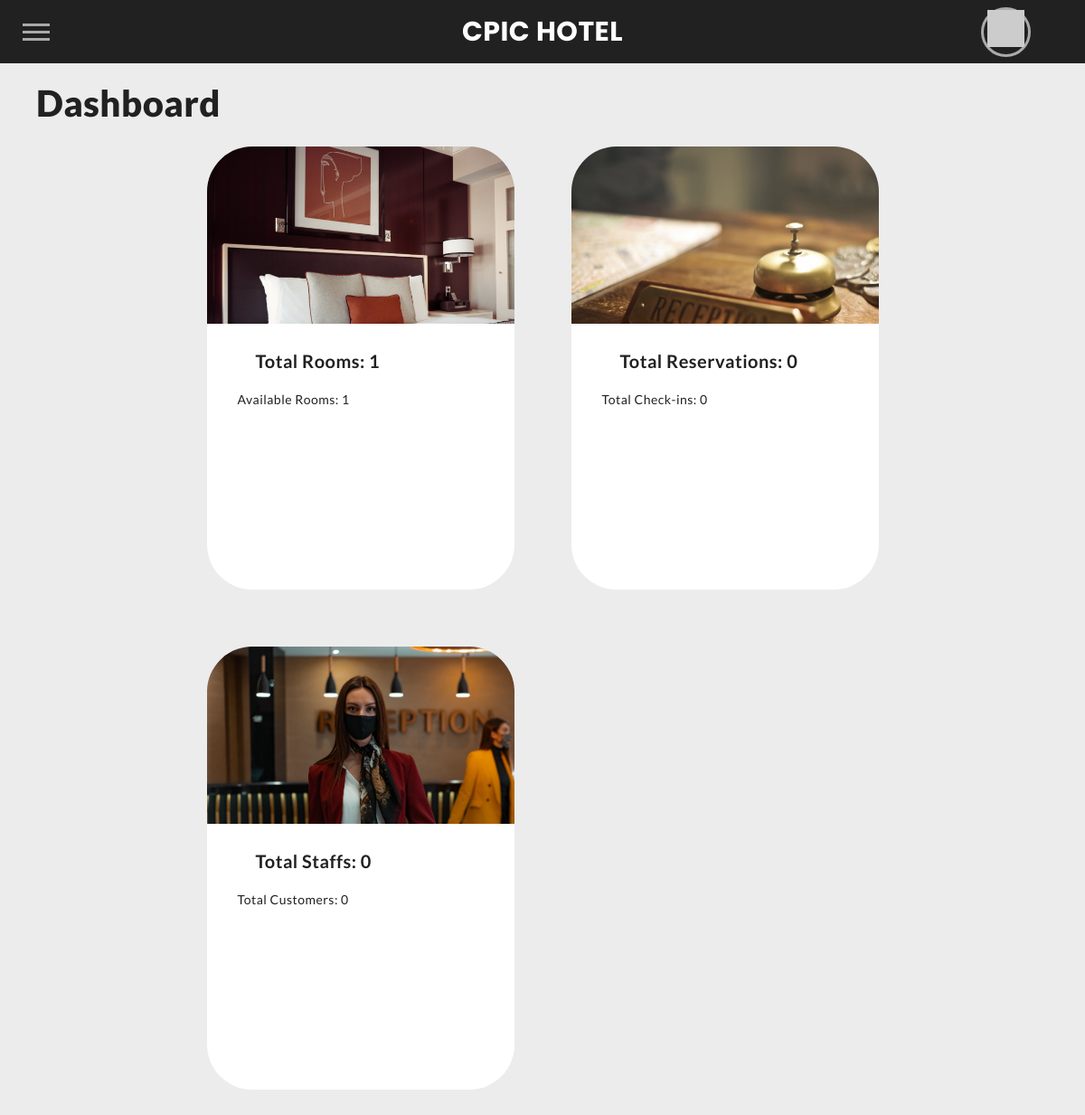
Before: / (signed in) with the older database file.
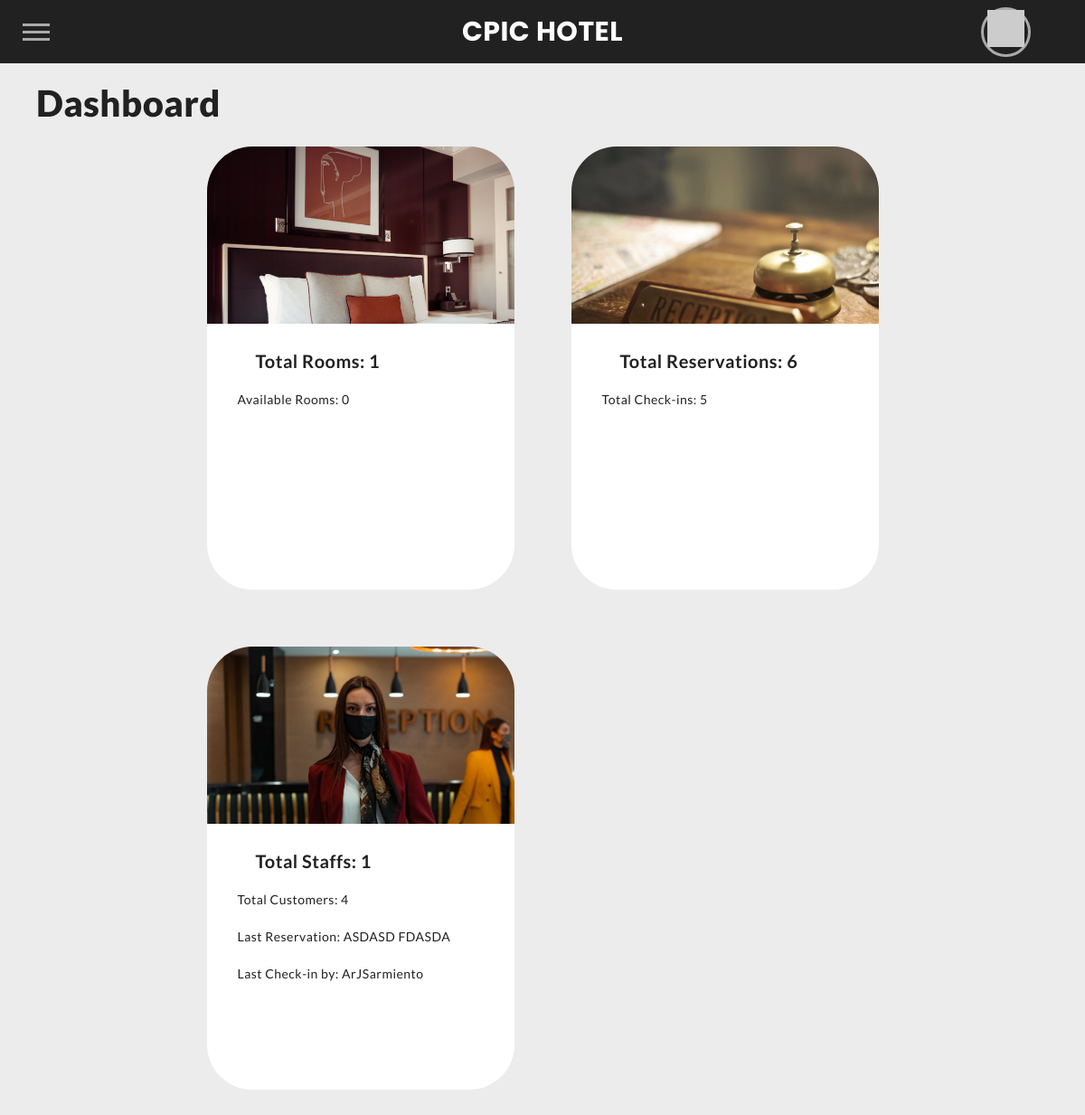
After: the same page with the newer database file.
### hotelSystem/models.py (models this page shows, shortened)
class Reservation(models.Model):
    reservation_id = models.BigAutoField(primary_key=True)
    customer = models.ForeignKey(Customer, on_delete=models.CASCADE)
    staff = models.ForeignKey(User, on_delete=models.CASCADE, null=True, editable=False)
    no_of_children = models.PositiveSmallIntegerField(default=0)
    no_of_adults = models.PositiveSmallIntegerField(default=1)
    reservation_date_time = models.DateTimeField(default=datetime.datetime.now())
    expected_arrival_date_time = models.DateTimeField(default=datetime.datetime.now())
    expected_departure_date_time = models.DateTimeField(default=datetime.datetime.now())

class Customer(models.Model):
    customer_id = models.BigAutoField(primary_key=True)
    first_name = models.CharField(max_length=50)
    middle_name = models.CharField(max_length=50, null=False, blank=True)
    last_name = models.CharField(max_length=50)
    contact_no = models.CharField(max_length=15)
    address = models.CharField(max_length=100)
    email_address = models.EmailField(null=True, blank=True)
    SEX_CHOICES = (
        ('M', 'Male',),
        ('F', 'Female',),
        ('O', 'Others',),
    )
    sex = models.CharField(
        max_length=20,
        choices=SEX_CHOICES,
        default=SEX_CHOICES[0][1]
    )
    STATUS_CHOICES = (
        ('NR', 'Not Reserved'),
        ('R', 'Reserved'),
        ('CI', 'Checked In'),
        ('CO', 'Checked Out')
    )
    status = models.CharField(
        max_length=20,
        choices=STATUS_CHOICES,
        default=STATUS_CHOICES[0][1]
    )
    user = models.ForeignKey(User, on_delete=models.CASCADE, null=True)
    class Meta:
        ordering = ['first_name', 'middle_name', 'last_name']

class User(AbstractUser):
    isAdmin = models.BooleanField(default=False)
    SEX_CHOICES = (
        ('M', 'Male',),
        ('F', 'Female',),
        ('O', 'Others',),
    )
    sex = models.CharField(
        max_length=20,
        choices=SEX_CHOICES,
        default=SEX_CHOICES[0][1]
    )

### hotelSystem/views.py (the view)
# urls.py: path("", views.index, name="index"),
@login_required(login_url='login')
def index(request):
    page_title = ("Hotel Management System")  # For page title as well as heading
    total_num_rooms = Room.objects.all().count()
    available_num_rooms = Room.objects.exclude(reservation__isnull=False).count()
    total_num_reservations = Reservation.objects.all().count()
    total_num_staffs = User.objects.filter(isAdmin=True).count()
    total_num_customers = Customer.objects.all().count()
    total_check_in = CheckIn.objects.all().count()
    if total_num_reservations == 0:
        last_reserved_by = Reservation.objects.none()
    else:
        last_reserved_by = Reservation.objects.get_queryset().latest('reservation_date_time')
    data = {
        'title': page_title,
        'total_num_rooms': total_num_rooms,
        'available_num_rooms': available_num_rooms,
        'total_num_reservations': total_num_reservations,
        'total_num_staffs': total_num_staffs,
        'total_num_customers': total_num_customers,
        'last_reserved_by': last_reserved_by,
        'total_check_in': total_check_in,
    }
    return render(request, "hotelSystem/index.html", data)

### hotelSystem/templates/hotelSystem/index.html (shortened to what this page needs)
{% extends "hotelSystem/layout.html" %}
{% block body %}
    <h1>Dashboard</h1>
    <br>
    <div class="wrap_grid">
        <a class="container" href="{% url 'rooms' %}">
            <div class="post">
                <div class="header_post">
                    <img src="../static/hotelSystem/img/room.jpeg" alt="" />
                </div>
                <div class="body_post">
                    <div class="post_content">
                        <h1>Total Rooms: {{ total_num_rooms }}</h1>
                        <p>
                            Available Rooms: {{ available_num_rooms }}
                        </p>
                    </div>
                </div>
            </div>
        </a>
        <a class="container" href="{% url 'reservations' %}">
            <div class="post">
                <div class="header_post">
                    <img src="../static/hotelSystem/img/reception.jpeg" alt="" />
                </div>
                <div class="body_post">
                    <div class="post_content">
                        <h1>Total Reservations: {{ total_num_reservations }}</h1>
                        <p>
                            Total Check-ins: {{total_check_in}}
                        </p>
                    </div>
                </div>
            </div>
        </a>
        <a class="container" href="{% url 'customers' %}">
            <div class="post">
                <div class="header_post">
                    <img src="../static/hotelSystem/img/staffBg.jpeg" alt="" />
                </div>
                <div class="body_post">
                    <div class="post_content">
                        <h1>Total Staffs: {{ total_num_staffs }}</h1>
                        <p>
                            Total Customers: {{ total_num_customers }}
                        </p>
                        {% if last_reserved_by %}
                            <p>
                                Last Reservation: {{ last_reserved_by.customer.first_name }} {{ last_reserved_by.customer.last_name }}
                            </p>
                            <p>
                                Last Check-in by: {{last_reserved_by.staff.username}}
                            </p>
                        {% endif %}
                    </div>
                </div>
            </div>
        </a>
  </div>
{% endblock %}

### hotelSystem/templates/hotelSystem/layout.html (shortened to what this page needs)
<!DOCTYPE html>
<html lang="en">
    {% load static %}
    {% load pwa %}
    <head>
    <link href="{% static 'hotelSystem/css/styles.css' %}" rel="stylesheet">
    <link rel="stylesheet" href="https://cdnjs.cloudflare.com/ajax/libs/font-awesome/5.15.3/css/all.min.css" />
</head>
<body>
    <div class="page">
        <header tabindex="1">
            <h2>
                CPIC Hotel
            </h2>
            {% if request.user.is_authenticated %}
                <a class="profile" href="{% url 'profile' %}"">
                    {% if request.user.get_sex_display == 'Male'%}
                        <img src="https://avatars.dicebear.com/api/micah/{{request.user.first_name}}{{request.user.last_name}}.svg?hair[]=fonze&options[facialHairProbability]=0&options[earringsProbability]=0&options[baseColor]=apricot" alt="Not Found" onerror=this.src="{% static 'hotelSystem/img/staff.png' %}">
                    {% endif %}
                </a>
            {% endif %}
        </header>
        {% if user.is_authenticated %}
        <div id="nav-container">
            <div class="button" tabindex="0">
                <span class="icon-bar"></span>
                <span class="icon-bar"></span>
                <span class="icon-bar"></span>
            </div>
        </div>
        {% endif %}
        <main>
            {% block body %} {% endblock %}
        </main>
    </div>
</body>
</html>

### hotelSystem/templates/hotelSystem/layout.html (style rules this page uses)
:root { --myDark: #212121; --light: #fdfdfd; --lightgrey:#ececec; --thirdcolor:#0A66C2; --font-header:'Poppins'; --font-text: 'Lato'; --dotcolor:50, 49, 51; --dot: radial-gradient(rgb(var(--dotcolor)) 67%, rgba(var(--dotcolor), 0) 68%); }

Changed rows visible on the page:
added Reservation: customer.first_name "ASDASD", customer.last_name "FDASDA", staff.username "ArJSarmiento"
Other visible differences:
{{ available_num_rooms }}: "1" → "0"
{{ total_num_reservations }}: "0" → "6"
{{ total_check_in }}: "0" → "5"
{{ total_num_staffs }}: "0" → "1"
{{ total_num_customers }}: "0" → "4"
text now shown: "Last Reservation: Last Check-in by:"
